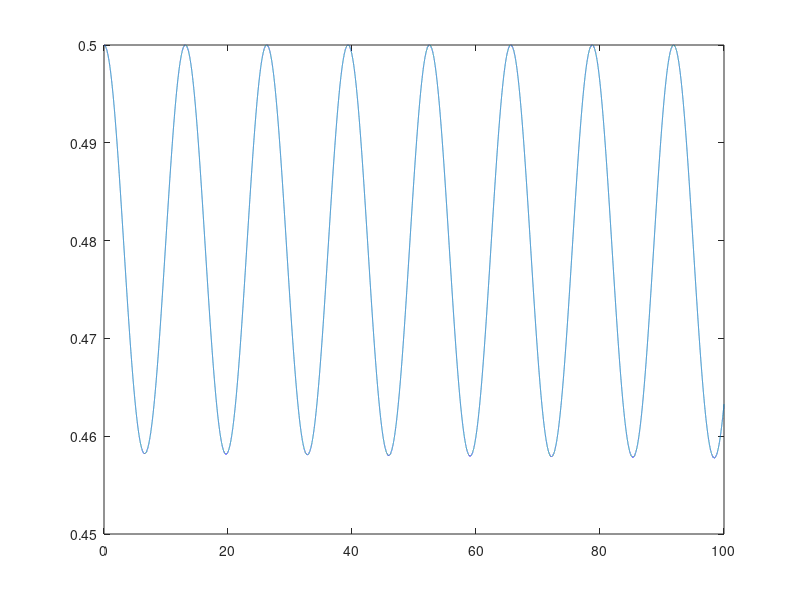

The MATLAB source for this figure:
clear;
% close all;
clc;
format long
tic;

%% Definition of parameters
L = 1; %size
J = 1;
h = 0.1;
dt = 1e-3;
T = 0:dt:100;
nT = length(T);

% S = zeros(3,L);
% S(3,:) = 1/2;
% mz = 1/2;
% mz_t = zeros(1,nT);
% mz_t(1) = mz;
% L_S = zeros(L,nT);
% L_S(:,1) = 1/2;
% for i = 2:nT
%     dS = zeros(3,L);
%     dS(1,:) = -J*mz*S(2,:)/2;
%     dS(2,:) = h*S(3,:)-J*mz*S(1,:)/2;
%     dS(3,:) = -h*S(2,:);
%     S = S + dS*dt;
%     L_S(:,i) = sqrt(sum(S.^2))';
%     S = S./(2*L_S(:,i))';
%     mz = sum(S(3,:))/L;
%     mz_t(i) = mz;    
% end

S = zeros(3,1);
% S(1,:) = -0.11;
% S(3,:) = sqrt(1/4-S(1,:).^2);
% mz = S(3,:);
S(3,:) = 1/2;
mz = 1/2;
mz_t = zeros(1,nT);
mz_t(1) = mz;
L_S = zeros(L,nT);
L_S(:,1) = 1/2;
for i = 2:nT
    dS = zeros(3,L);
    dS(1,:) = -J*mz*S(2,:);
    dS(2,:) = h*S(3,:)+J*mz*S(1,:);
    dS(3,:) = -h*S(2,:);
    S = S + dS*dt;
    L_S(:,i) = sqrt(sum(S.^2))';
    S = S./(2*L_S(:,i))';
    mz = sum(S(3,:))/L;
    mz_t(i) = mz;    
end

figure;
plot(T,mz_t)

toc;

function y = kron4(a,b,c,d)
y = kron(kron(kron(a,b),c),d);
end

function y = kron3(a,b,c)
y = (kron(kron(a,b),c));
end

function y = kron_p(a,b)
la = length(a);
lb = length(b);
y = zeros(la*lb,1);
for i = 1:la
    for j = 1:lb
        y((i-1)*lb+j) = a(i) + b(j);
    end
end
end

function y = kron_p4(a,b,c,d)
y = kron_p(kron_p(kron_p(a,b),c),d);
end